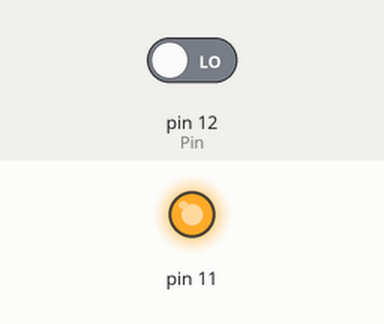
Bench run of a sketch on a simulated Arduino Uno, built with avr-gcc and run on an emulated ATmega328P. Shown: output pins drawn as LEDs (lit = HIGH). The test bench sets the inputs (shaded band); at power-on: pin 12 (Pin) LOW.

Above: at 1.2 s.
1.3 s: pin 12 (Pin) driven HIGH
At 2.3 s:
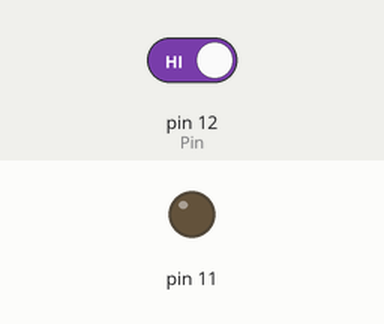
2.8 s: pin 12 (Pin) driven LOW
At 3.5 s:
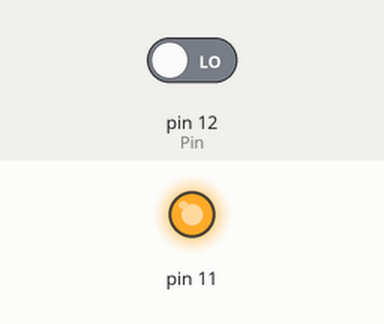
Timing chart, 0 to 5.8 s (numbered marks = the images above; inputs shaded):
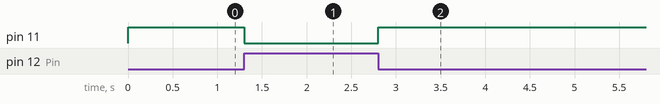

The sketch:

entradas.ino
```cpp
int Pin = 12;
boolean entrada = LOW;

void setup() {
  pinMode(Pin,INPUT);
  pinMode(11,OUTPUT);
  // put your setup code here, to run once:

}

void loop() {


  entrada = digitalRead(12);
  //digitalWrite(11,entrada);

  if(entrada == 1){
    digitalWrite(11,LOW);
  }else{
   digitalWrite(11,HIGH);
  }


  // put your main code here, to run repeatedly:

}
```

Measured:
- after the input at 1.3 s, pin 11: HIGH → LOW at once
- after the input at 2.8 s, pin 11: LOW → HIGH at once
